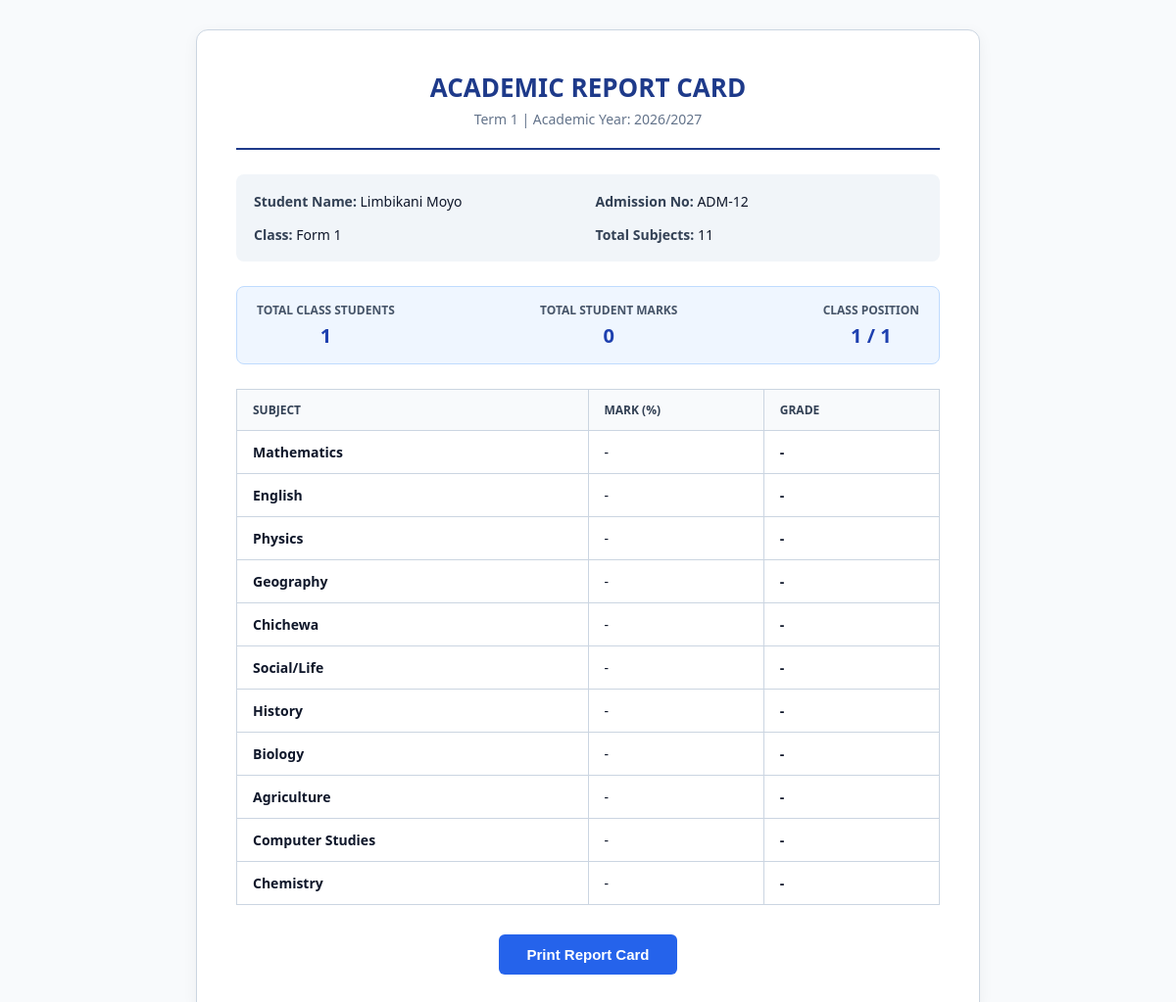
/teacher/student/2/student_report_card/ (signed in), run on the app's committed database.
### portal/models.py (models this page shows, shortened)
class AcademicConfiguration(models.Model):
    TERM_CHOICES = [
        (1, 'Term 1'),
        (2, 'Term 2'),
        (3, 'Term 3'),
    ]
    current_term = models.IntegerField(choices=TERM_CHOICES)
    academic_year = models.CharField(max_length=9, default='2025/2026')
    is_active = models.BooleanField(default=False)

class Student(models.Model):
    admission_no = models.CharField(max_length=50, unique=True)
    first_name = models.CharField(max_length=50)
    last_name = models.CharField(max_length=50)
    school_class = models.ForeignKey(SchoolClass, on_delete=models.SET_NULL, null=True)
    is_graduated = models.BooleanField(default=True)

class SchoolClass(models.Model):
    class_name = models.CharField(max_length=50, unique=True)

class Subject(models.Model):
    subject_name = models.CharField(max_length=100, unique=True)

### portal/views.py (the view)
# urls.py: path('student/<int:student_id>/student_report_card/', views.student_report_card, name='student_report_card'),
@login_required
def student_report_card(request, student_id):
    student = get_object_or_404(Student, id=student_id)
    school_class = student.school_class
    config, _ = AcademicConfiguration.objects.get_or_create(id=1)
    class_students = Student.objects.filter(school_class=school_class)
    total_students_count = class_students.count()
    student_rankings = []
    for s in class_students:
        total_score = Grade.objects.filter(student=s).aggregate(total=Sum('marks'))['total'] or 0
        student_rankings.append({
            'student_id': s.id,
            'total_score': total_score
        })
    student_rankings.sort(key=lambda x: x['total_score'], reverse=True)
    student_position = "-"
    student_total_marks = 0
    for rank, item in enumerate(student_rankings, start=1):
        if item['student_id'] == student.id:
            student_position = rank
            student_total_marks = item['total_score']
            break
    all_subjects = Subject.objects.all()
    subject_report = []
    for subject in all_subjects:
        grade_record = Grade.objects.filter(student=student, subject=subject).first()
        score = grade_record.marks if grade_record else None
        grade_text = calculate_grade(score, school_class.class_name)
        subject_report.append({
            'subject_name': subject.subject_name,
            'score': score if score is not None else "-",
            'grade': grade_text
        })
    context = {
        'student': student,
        'school_class': school_class,
        'academic_term': config.current_term,
        'academic_year': config.academic_year,
        'total_students_count': total_students_count,
        'student_position': student_position,
        'student_total_marks': student_total_marks,
        'subject_report': subject_report,
    }
    return render(request, 'portal/student_report_card.html', context)

### portal/utils.py (called while the page is built, shortened)
def calculate_grade(percentage, class_name):
    if percentage is None:
        return "-"

### portal/templates/portal/student_report_card.html (shortened to what this page needs)
<!DOCTYPE html>
<html lang="en">
<head>
</head>
<body>
<div class="report-card">
    <div class="header">
        <h1>ACADEMIC REPORT CARD</h1>
        <p>Term {{ academic_term }} | Academic Year: {{ academic_year }}</p>
    </div>
    <div class="info-grid">
        <div class="info-item"><span>Student Name:</span> {{ student.first_name }} {{ student.last_name }}</div>
        <div class="info-item"><span>Admission No:</span> {{ student.admission_no|default:"-" }}</div>
        <div class="info-item"><span>Class:</span> {{ school_class.class_name }}</div>
        <div class="info-item"><span>Total Subjects:</span> {{ subject_report|length }}</div>
    </div>
    <div class="summary-box">
        <div class="summary-item">
            <div class="label">Total Class Students</div>
            <div class="value">{{ total_students_count }}</div>
        </div>
        <div class="summary-item">
            <div class="label">Total Student Marks</div>
            <div class="value">{{ student_total_marks }}</div>
        </div>
        <div class="summary-item">
            <div class="label">Class Position</div>
            <div class="value">{{ student_position }} / {{ total_students_count }}</div>
        </div>
    </div>
    <table class="table">
        <thead>
            <tr>
                <th style="width: 50%;">Subject</th>
                <th style="width: 25%;">Mark (%)</th>
                <th style="width: 25%;">Grade</th>
            </tr>
        </thead>
        <tbody>
            {% for item in subject_report %}
            <tr>
                <td><strong>{{ item.subject_name }}</strong></td>
                <td>{{ item.score }}</td>
                <td><strong>{{ item.grade }}</strong></td>
            </tr>
            {% empty %}
            <tr>
                <td colspan="3" style="text-align: center; color: #64748b;">No subjects recorded.</td>
            </tr>
            {% endfor %}
        </tbody>
    </table>
    <div class="actions">
        <button onclick="window.print()" class="btn-print">Print Report Card</button>
    </div>
</div>
</body>
</html>

### portal/templates/portal/student_report_card.html (style rules this page uses)
* { box-sizing: border-box; }
body { font-family: 'Segoe UI', Arial, sans-serif; background-color: #f8fafc; color: #0f172a; padding: 30px; margin: 0; }
.report-card { max-width: 800px; margin: 0 auto; background: #fff; padding: 40px; border-radius: 12px; border: 1px solid #cbd5e1; box-shadow: 0 4px 15px rgba(0,0,0,0.05); }
.header { text-align: center; border-bottom: 2px solid #1e3a8a; padding-bottom: 20px; margin-bottom: 25px; }
.header h1 { margin: 0; font-size: 26px; color: #1e3a8a; text-transform: uppercase; }
.header p { margin: 5px 0 0 0; color: #64748b; font-size: 14px; }
.info-grid { display: grid; grid-template-columns: 1fr 1fr; gap: 15px; background: #f1f5f9; padding: 18px; border-radius: 8px; margin-bottom: 25px; font-size: 14px; }
.info-item span { font-weight: bold; color: #334155; }
.summary-box { display: flex; justify-content: space-between; background: #eff6ff; border: 1px solid #bfdbfe; padding: 15px 20px; border-radius: 8px; margin-bottom: 25px; }
.summary-item { text-align: center; }
.summary-item .value { font-size: 20px; font-weight: bold; color: #1e40af; margin-top: 4px; }
.summary-item .label { font-size: 12px; color: #475569; text-transform: uppercase; font-weight: 600; }
.table { width: 100%; border-collapse: collapse; margin-bottom: 30px; }
.table th, .table td { padding: 12px 16px; border: 1px solid #cbd5e1; text-align: left; font-size: 14px; }
.table th { background-color: #f8fafc; color: #334155; font-weight: 700; text-transform: uppercase; font-size: 12px; }
.actions { text-align: center; margin-top: 25px; }
.btn-print { background-color: #2563eb; color: #fff; border: none; padding: 12px 28px; border-radius: 6px; font-weight: 600; cursor: pointer; font-size: 15px; }

### data on the page
AcademicConfiguration: academic_year "2026/2027"
Student: first_name "Limbikani", last_name "Moyo", admission_no "ADM-12"
SchoolClass: class_name "Form 1"
Subject: subject_name "Mathematics"
Subject: subject_name "English"
Subject: subject_name "Physics"
Subject: subject_name "Geography"
Subject: subject_name "Chichewa"
Subject: subject_name "Social/Life"
Subject: subject_name "History"
Subject: subject_name "Biology"
Subject: subject_name "Agriculture"
Subject: subject_name "Computer Studies"
Subject: subject_name "Chemistry"

### other printed values
{{ academic_term }} "1"
{{ subject_report|length }} "11"
{{ total_students_count }} "1"
{{ student_total_marks }} "0"
{{ student_position }} "1"
{{ item.score }} "-" "-" "-" "-" "-" "-" "-" "-" "-" "-" "-"
{{ item.grade }} "-" "-" "-" "-" "-" "-" "-" "-" "-" "-" "-"
